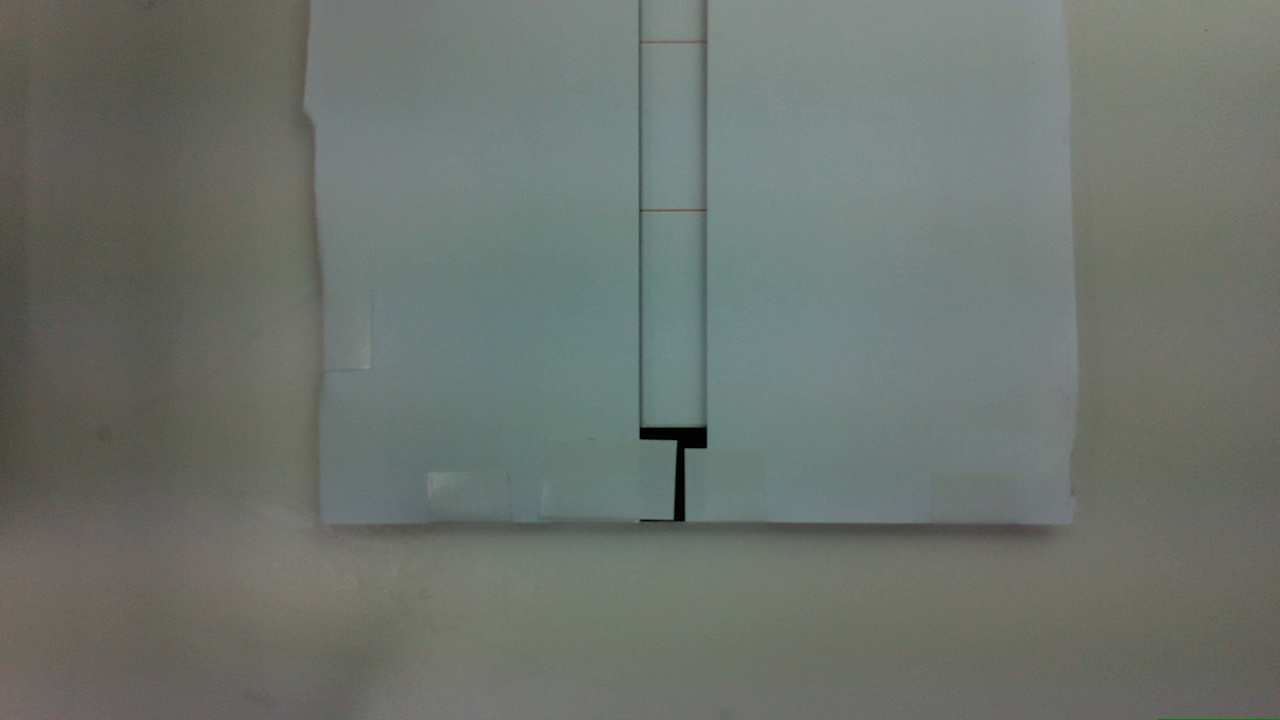
#> input picture stitching_img/move_10.jpg, 1280 x 720 px, given in place of org.png, which was not available
$ python gyo_video_handle.py
#> lines starting #> are read from the running program, lines starting #| are printed output that depends on the picture; after the words box and inside, x2 and y2 are one past the last pixel; in counts of white or black regions, pixels touching at a corner belong together; pictures that were not available may be replaced by others from this repository, and a replacement may not be noted
#%%
import cv2
import numpy as np
from copy import deepcopy

img = cv2.imread("/Users/shetshield/Desktop/python_ws/super_resol/org.png")
#> img is the input picture: shape (720, 1280, 3); mean B, G, R 109.2, 114.9, 108.3
img2 = deepcopy(img)
org  = deepcopy(img)
mask = np.zeros((img.shape[0], img.shape[1]), np.uint8)
cv2.line(mask, (0, 628), (720, 618), (255, 0, 0), 1)
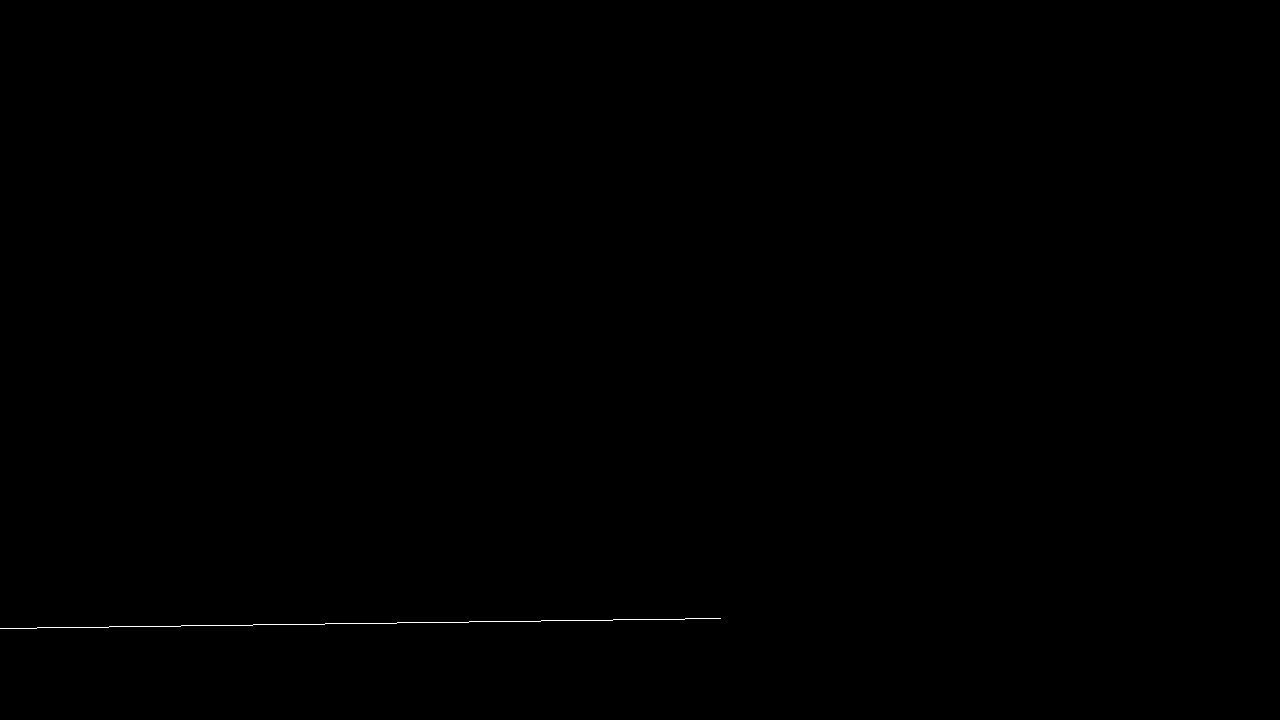
#> mask: shape (720, 1280); 0.08% white in thin lines or dots, all inside (x1, y1, x2, y2) = (0, 618, 721, 629)
cv2.line(mask, (0, 495), (720, 485), (255, 0, 0), 1)
cv2.line(mask, (0, 415), (720, 405), (255, 0, 0), 1)
cv2.line(mask, (0, 350), (720, 340), (255, 0, 0), 1)
#> mask: shape (720, 1280); 0.31% white in thin lines or dots, all inside (x1, y1, x2, y2) = (0, 340, 721, 629)
cv2.line(img, (0, 628), (720, 618), (255, 0, 0), 1)
cv2.line(img, (0, 495), (720, 485), (255, 0, 0), 1)
cv2.line(img, (0, 415), (720, 405), (255, 0, 0), 1)
cv2.line(img, (0, 350), (720, 340), (255, 0, 0), 1)

points1 = np.array([[0, 628], [720, 618], [720, 485], [0, 495]], np.int32)
points2 = np.array([[0, 350], [720, 340], [720, 405], [0, 415]], np.int32)
mask = cv2.fillConvexPoly(mask, points1, (255, 255, 255))
mask = cv2.fillConvexPoly(mask, points2, (255, 255, 255))

roi  = np.zeros((img.shape[0], img.shape[1]), np.uint8)
roi  = cv2.rectangle(roi, (140, 290), (660, 515), (255, 255, 255), -1)

# points3 = np.array([[150, 515], [660, 505], [660, 280], [150, 290]], np.int32)
# roi  = cv2.fillConvexPoly(roi, points3, (255, 255, 255))

# t_img = cv2.bitwise_and(img2, img2, mask=points3)

rroi = cv2.bitwise_and(org, org, mask=roi)
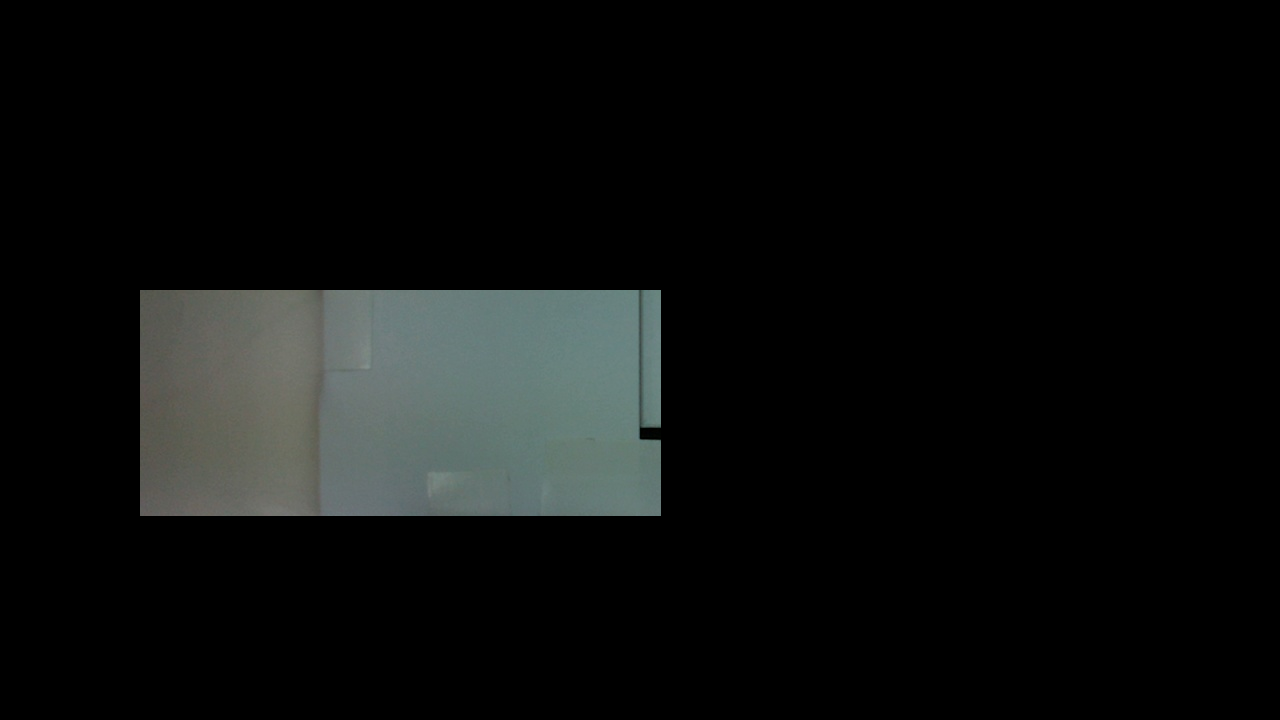
#> rroi: shape (720, 1280, 3); mean B, G, R 14, 14.6, 13

rroi_gray = cv2.cvtColor(rroi, cv2.COLOR_BGR2GRAY)

# clahe      = cv2.createCLAHE(clipLimit=2.0, tileGridSize=(5, 5))
# gray_clahe = clahe.apply(rroi_gray)
rroi_gray = cv2.medianBlur(rroi_gray, 3)
edge = cv2.Canny(rroi_gray, 40, 30)
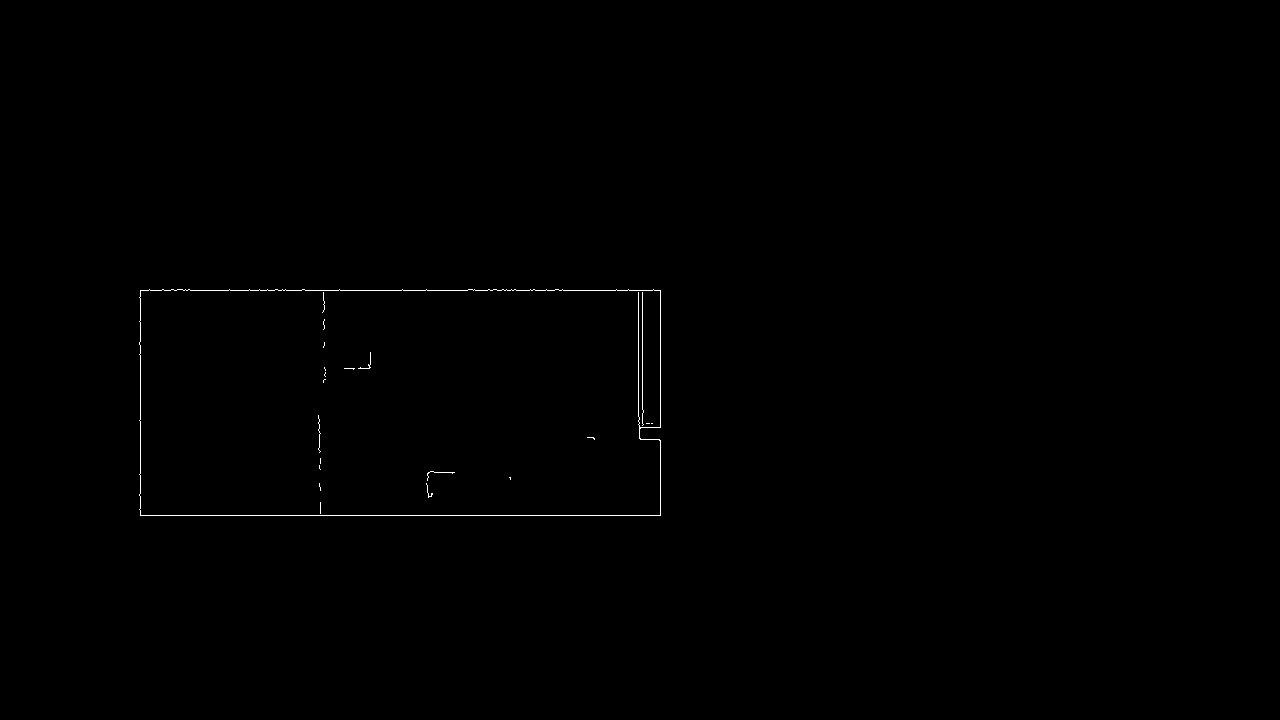
#> edge: shape (720, 1280); 0.22% white in thin lines or dots, all inside (x1, y1, x2, y2) = (139, 289, 661, 516)

contours, _ = cv2.findContours(edge, cv2.RETR_TREE, cv2.CHAIN_APPROX_SIMPLE)
#> contours = 22 contours, 20 with area under 20; largest, box (x1, y1, x2, y2) and area: (139, 289, 661, 516) 116822, (139, 289, 661, 516) 116814
c_max = list()
area_thr = 1
for i in range(len(contours)) :
    cnt = contours[i]
    area = cv2.contourArea(cnt)
    print(area)
    if area < area_thr :
        c_min = list()
        c_min.append(cnt)

        cv2.drawContours(edge, c_min, -1, 0, thickness=-1)
    c_max.append(cnt)
#> this loop made 22 passes
#> area on passes 1 to 2: 116822.5, 116814.5
#| 116822.5
#| 116814.5
#| 0.0
#| 3.0
#| 0.0
#| 0.5
#| 2.5
#| 0.0
#> (further printed lines are left out)
#> after the loop, c_max has the same summary as contours
cv2.drawContours(edge, c_max, -1, 255, thickness=-1)

# contours, _ = cv2.findContours(mask, cv2.RETR_EXTERNAL, cv2.CHAIN_APPROX_SIMPLE)
# mask = cv2.drawContours(mask, contours, -1, [255, 255, 255], thickness=-1)
"""
cv2.imshow("mask", mask)
cv2.imshow("img", img)
cv2.imshow("img2", rroi)
cv2.imshow("org", edge)
cv2.waitKey(0)
cv2.destroyAllWindows()
"""
capture = cv2.VideoCapture(cv2.samples.findFileOrKeep("/Users/shetshield/Desktop/python_ws/test1.mp4"))
bg = cv2.imread("/Users/shetshield/Desktop/python_ws/super_resol/bg.png")
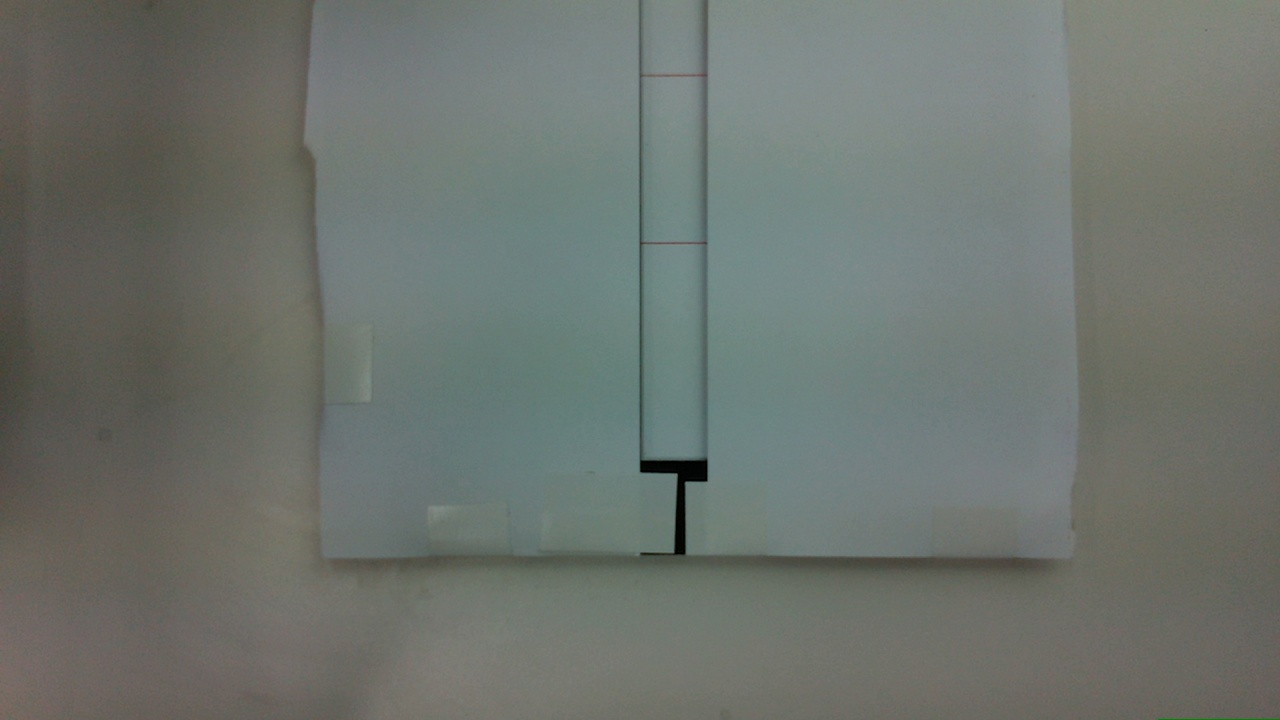
#> input picture stitching_img/move_10_10.jpg, 1280 x 720 px, given in place of bg.png, which was not available
#> bg is the input picture: shape (720, 1280, 3); mean B, G, R 109.4, 115.1, 109
if not capture.isOpened():
    print('Unable to open: ' + "test1.mp4")
    exit(0)
while True:
    ret, frame = capture.read()
    if frame is None:
        break
    frm = cv2.bitwise_and(frame, frame, mask=roi)

    cv2.imshow('Frame', frame)
    # cv2.imshow('FG Mask', fgMask)
    cv2.imshow('diff', frm)

    keyboard = cv2.waitKey(5) & 0xFF
#> (key Esc is pressed here)
    if keyboard == 'q' or keyboard == 27:
        cv2.destroyAllWindows()
        break
cv2.destroyAllWindows()
capture.release()
